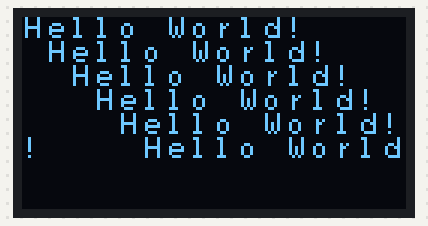
A program run on a simulated Raspberry Pi (BCM pin numbers) with a GrovePi. Shown: 128×64 one-colour display. Library files of the repository ran but are not shown: grove_128_64_oled.py. At 0.5 s the program stops and its outputs stay as they are.

Above: at 0.6 s.

The program:

grove_128_64_oled_test.py
```python
#!/usr/bin/env python
#
# GrovePi example for the basic functions of Grove 128x64 OLED (http://www.seeedstudio.com/depot/Grove-OLED-Display-112-p-781.html)
#
# The GrovePi connects the Raspberry Pi and Grove sensors.  You can learn more about GrovePi here:  http://www.dexterindustries.com/GrovePi
#
# Have a question about this example?  Ask on the forums here:  http://forum.dexterindustries.com/c/grovepi
#
'''
## License

The MIT License (MIT)

GrovePi for the Raspberry Pi: an open source platform for connecting Grove Sensors to the Raspberry Pi.
Copyright (C) 2017  Dexter Industries

Permission is hereby granted, free of charge, to any person obtaining a copy
of this software and associated documentation files (the "Software"), to deal
in the Software without restriction, including without limitation the rights
to use, copy, modify, merge, publish, distribute, sublicense, and/or sell
copies of the Software, and to permit persons to whom the Software is
furnished to do so, subject to the following conditions:

The above copyright notice and this permission notice shall be included in
all copies or substantial portions of the Software.

THE SOFTWARE IS PROVIDED "AS IS", WITHOUT WARRANTY OF ANY KIND, EXPRESS OR
IMPLIED, INCLUDING BUT NOT LIMITED TO THE WARRANTIES OF MERCHANTABILITY,
FITNESS FOR A PARTICULAR PURPOSE AND NONINFRINGEMENT. IN NO EVENT SHALL THE
AUTHORS OR COPYRIGHT HOLDERS BE LIABLE FOR ANY CLAIM, DAMAGES OR OTHER
LIABILITY, WHETHER IN AN ACTION OF CONTRACT, TORT OR OTHERWISE, ARISING FROM,
OUT OF OR IN CONNECTION WITH THE SOFTWARE OR THE USE OR OTHER DEALINGS IN
THE SOFTWARE.
'''

import grove_128_64_oled as oled

oled.init()  #initialze SEEED OLED display

oled.clearDisplay()          #clear the screen and set start position to top left corner
oled.setNormalDisplay()      #Set display to normal mode (i.e non-inverse mode)
oled.setPageMode()           #Set addressing mode to Page Mode
for i in range(6):
	oled.setTextXY(i,i)          #Set the cursor to Xth Page, Yth Column
	oled.putString("Hello World!") #Print the String
```
